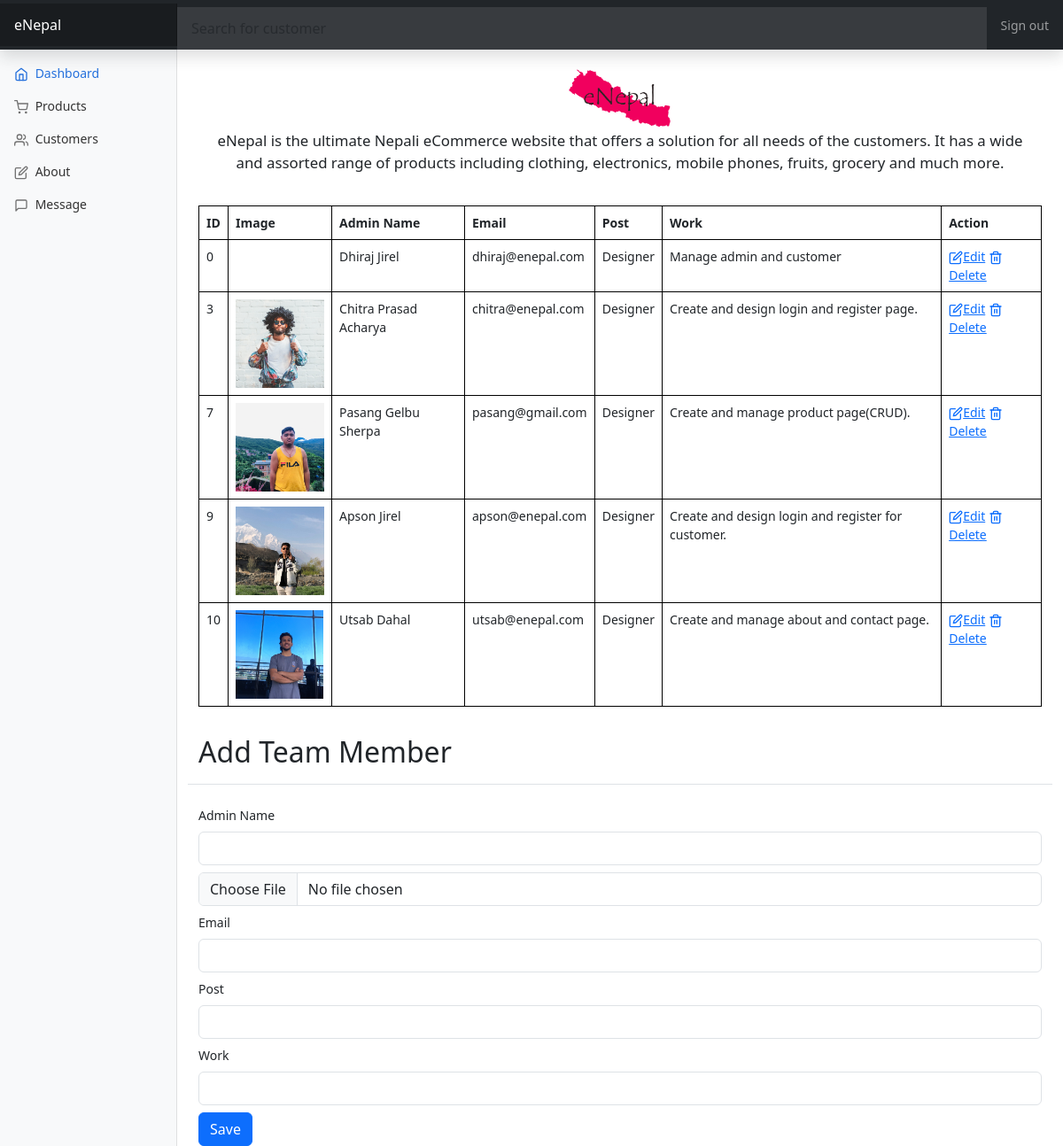
Page /admin/?page=about (signed in) on the committed database.
### tables this page shows
CREATE TABLE `tbl_about` (
  `id` int(11) NOT NULL,
  `title` varchar(20) NOT NULL,
  `content` varchar(255) NOT NULL,
  `filename` varchar(100) NOT NULL,
  `adminName` text NOT NULL,
  `post` text NOT NULL,
  `work` text NOT NULL,
  `email` varchar(30) NOT NULL
);

### admin/about/about.php (the view, shortened to what this page needs)
<?php
	$sql = "SELECT content FROM tbl_about";
	$result = $conn->query($sql);
	$row = $result->fetch_assoc();
?>
	<div style="text-align: center; padding: 20px 5px;">
    <img src="../img/enepal-logo.jpg" height="70px" width="120px">
		<p style="font-size: larger;"><?php echo $row['content'] ?></p>
	</div>
<div class="row">
    <div class="col-12">
            <table class="table">
        <thead>
            <tr>
                <th>ID</th>
                <th>Image</th>
                <th>Admin Name</th>
				<th>Email</th>
                <th>Post</th>
                <th>Work</th>
                <th>Action</th>
            </tr>
        </thead>
        <tbody>
		<?php
			$sql = "SELECT id, filename, adminName, email, post, work FROM tbl_about";
			$result = $conn->query($sql);
		?>
            <?php
            if ($result->num_rows > 0) {
                while($row = $result->fetch_assoc()) {
            ?>
                <tr>
                    <td><?php echo $row['id'] ?></td>
                    <td><img src="about/img/<?php echo $row['filename'] ?>" height="100" alt=""></td>
                    <td><?php echo $row['adminName'] ?></td>
					<td><?php echo $row['email'] ?></td>
                    <td><?php echo $row['post'] ?></td>
					<td><?php echo $row['work'] ?></td>
                    <td>
                        <a href="?page=about&action=edit&id=<?php echo $row['id'] ?>"><span data-feather="edit" class="align-text-bottom"></span>Edit</a>
                        <a href="?page=about&action=delete&id=<?php echo $row['id'] ?>" onclick="return confirm('Are you sure?')"><span data-feather="trash-2" class="align-text-bottom"></span>Delete</a>
                    </td>
                </tr>
            <?php
                }
            }
            ?>
        </tbody>
      </table>
    </div>
<div class="d-flex justify-content-between flex-wrap flex-md-nowrap align-items-center pt-3 pb-2 mb-3 border-bottom">
    <h1 class="h2">Add Team Member</h1>
</div>
<form method="post" action="" enctype="multipart/form-data">
    <div class="form-group">
        <label>Admin Name</label>
        <input type="text" name="adminName" class="form-control" required />
    </div>
	<div class="form-group">
        <input class="form-control" type="file" name="uploadfile" value="" />
    </div>
	<div class="form-group">
        <label>Email</label>
        <input type="text" name="email" class="form-control" required />
    </div>
	<div class="form-group">
        <label>Post</label>
        <input type="text" name="post" class="form-control" required />
    </div>
	<div class="form-group">
        <label>Work</label>
        <input type="text" name="work" class="form-control" required />
    </div>
    <div class="form-group">
        <input type="submit" name="submit" value="Save" class="btn btn-primary" />
    </div>
</form>

### admin/design/dashboard.css (style rules this page uses)
body { font-size: .875rem; }
.feather { width: 16px; height: 16px; }

### admin/about/about.php (style rules this page uses)
td, th, table { border: 1px solid black; }
label,input { margin-top: 8px; }

### rows in the picture
tbl_about: content "eNepal is the ultimate Nepali eCommerce website that offers a solution for all needs of the customers. It has a wide and assorted range of products including clothing, electronics, mobile phones, fruits, grocery and much more.", id "0", adminName "Dhiraj Jirel", email "dhiraj@enepal.com", post "Designer", work "Manage admin and customer"
tbl_about: id "3", filename (picture), adminName "Chitra Prasad Acharya", email "chitra@enepal.com", post "Designer", work "Create and design login and register page."
tbl_about: id "7", filename (picture), adminName "Pasang Gelbu Sherpa", email "pasang@gmail.com", post "Designer", work "Create and manage product page(CRUD)."
tbl_about: id "9", filename (picture), adminName "Apson Jirel", email "apson@enepal.com", post "Designer", work "Create and design login and register for customer."
tbl_about: id "10", filename (picture), adminName "Utsab Dahal", email "utsab@enepal.com", post "Designer", work "Create and manage about and contact page."
